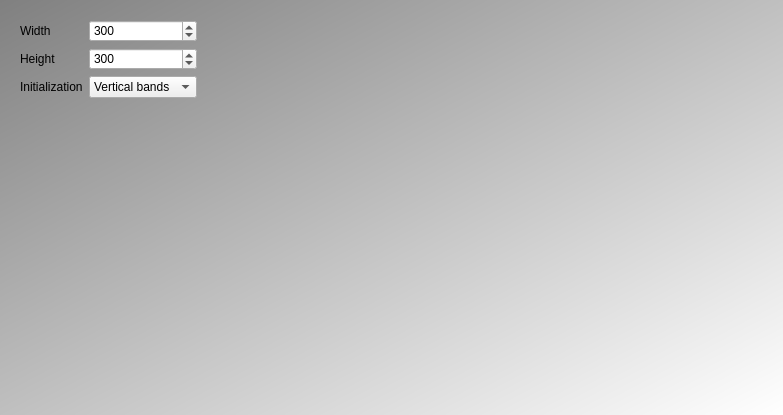
<?xml version="1.0" encoding="UTF-8"?>
<ui version="4.0">
 <class>QtLizardPaperRockScissorsSpockMainDialog</class>
 <widget class="QDialog" name="QtLizardPaperRockScissorsSpockMainDialog">
  <property name="geometry">
   <rect>
    <x>0</x>
    <y>0</y>
    <width>783</width>
    <height>415</height>
   </rect>
  </property>
  <property name="windowTitle">
   <string>LizardPaperRockScissorsSpock</string>
  </property>
  <property name="styleSheet">
   <string notr="true">QDialog { 
background-color: qlineargradient(x1: 0, y1: 0, x2: 1, y2: 1, stop: 0  #808080, stop: 1 #ffffff);
}
QPushButton { background-color: rgb(255, 255, 255);  }
QPushButton { color: rgb(0,0,0); }
QPushButton { font: 48px, &quot;monospace&quot; }</string>
  </property>
  <layout class="QHBoxLayout" name="horizontalLayout">
   <item>
    <widget class="QWidget" name="widget_parameters" native="true">
     <property name="sizePolicy">
      <sizepolicy hsizetype="Maximum" vsizetype="Preferred">
       <horstretch>1</horstretch>
       <verstretch>0</verstretch>
      </sizepolicy>
     </property>
     <layout class="QGridLayout" name="gridLayout">
      <item row="0" column="0">
       <widget class="QLabel" name="label_width">
        <property name="text">
         <string>Width</string>
        </property>
       </widget>
      </item>
      <item row="2" column="0">
       <widget class="QLabel" name="label_initialization_type">
        <property name="text">
         <string>Initialization</string>
        </property>
       </widget>
      </item>
      <item row="1" column="0">
       <widget class="QLabel" name="label_height">
        <property name="text">
         <string>Height</string>
        </property>
       </widget>
      </item>
      <item row="1" column="1">
       <widget class="QSpinBox" name="box_height">
        <property name="minimum">
         <number>15</number>
        </property>
        <property name="maximum">
         <number>10000</number>
        </property>
        <property name="value">
         <number>300</number>
        </property>
       </widget>
      </item>
      <item row="2" column="1">
       <widget class="QComboBox" name="box_initialization_type">
        <property name="currentIndex">
         <number>1</number>
        </property>
        <item>
         <property name="text">
          <string>Random</string>
         </property>
        </item>
        <item>
         <property name="text">
          <string>Vertical bands</string>
         </property>
        </item>
       </widget>
      </item>
      <item row="0" column="1">
       <widget class="QSpinBox" name="box_width">
        <property name="minimum">
         <number>15</number>
        </property>
        <property name="maximum">
         <number>10000</number>
        </property>
        <property name="value">
         <number>300</number>
        </property>
       </widget>
      </item>
      <item row="3" column="0">
       <spacer name="verticalSpacer">
        <property name="orientation">
         <enum>Qt::Vertical</enum>
        </property>
        <property name="sizeHint" stdset="0">
         <size>
          <width>20</width>
          <height>40</height>
         </size>
        </property>
       </spacer>
      </item>
     </layout>
    </widget>
   </item>
   <item>
    <widget class="QWidget" name="widget_grid" native="true">
     <property name="sizePolicy">
      <sizepolicy hsizetype="Minimum" vsizetype="Preferred">
       <horstretch>10</horstretch>
       <verstretch>0</verstretch>
      </sizepolicy>
     </property>
     <layout class="QGridLayout" name="gridLayout_2"/>
    </widget>
   </item>
  </layout>
 </widget>
 <resources/>
 <connections/>
</ui>
